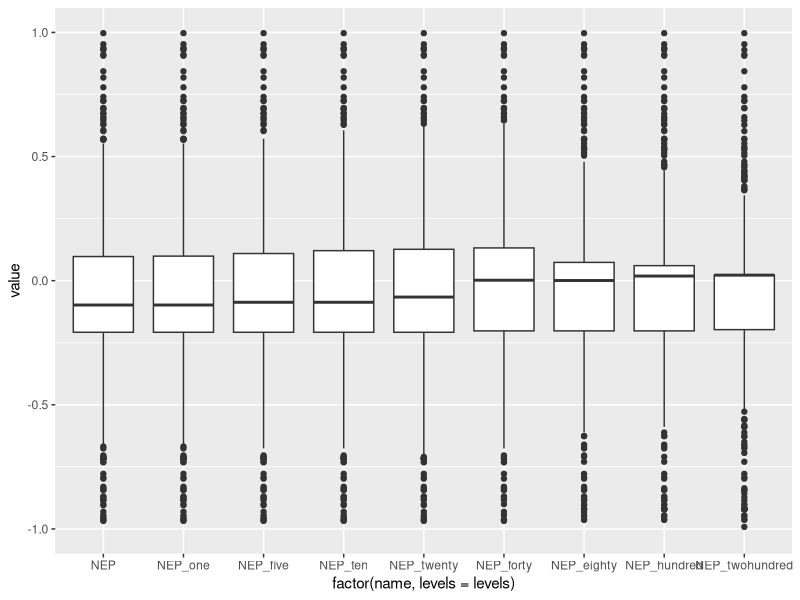

The R source for this figure:
## ---- chunk 1
knitr::opts_chunk$set(echo = TRUE)
## ---- chunk 2
library(tidyverse)
library(ggpubr)
metaboutput <- read.csv("../../Data/Model_Output/MetabOutput_QAQC_15_22.csv")
head(metaboutput)

metaboutput1 <- metaboutput %>% 
  select(solarDay, GPP_QAQC, R_QAQC, NEM_QAQC) %>% 
  mutate(solarDay = ymd(solarDay))

#read in seasons data frame 
seasons_ts_operational <- read.csv("../../Data/Generated_Data/Seasons_operational_Ice.csv")
seasons_ts_operational$Date <- as.Date(seasons_ts_operational$Date)

metab_seasons_operational <- left_join(seasons_ts_operational, metaboutput1, by = c("Date" = "solarDay")) %>% 
  rename(corrected_Year = cor_Year)


metab_seasons <- metab_seasons_operational %>% 
  select(Date, Season, corrected_Year, icevector, GPP_QAQC, R_QAQC, NEM_QAQC)

## ---- chunk 3

#### Get variables to replace NAs
#get seasonal mean NEP for each year 
seasons_NEPs <- metab_seasons %>%  
  filter(Season != "Winter") %>% 
  group_by(Season, corrected_Year) %>% 
  summarise(NEP_mean = mean(NEM_QAQC, na.rm = T)) 

seasons_NEPs

#Fall 2018
fall_2018 <- seasons_NEPs %>% 
  filter(corrected_Year == 2018, Season == "Fall") 
fall_2018NEP <- (fall_2018$NEP_mean)

#Fall 2019
fall_2019 <- seasons_NEPs %>% 
  filter(corrected_Year == 2019, Season == "Fall") 
fall_2019NEP <- (fall_2019$NEP_mean)

#Fall 2020
fall_2020 <- seasons_NEPs %>% 
  filter(corrected_Year == 2020, Season == "Fall") 
fall_2020NEP <- (fall_2020$NEP_mean)

#Fall 2021
fall_2021 <- seasons_NEPs %>% 
  filter(corrected_Year == 2021, Season == "Fall") 
fall_2021NEP <- (fall_2021$NEP_mean)


#spring 2019
spring_2019 <- seasons_NEPs %>% 
  filter(corrected_Year == 2019, Season == "Spring") 
spring_2019NEP <- (spring_2019$NEP_mean)

#spring 2021
spring_2021 <- seasons_NEPs %>% 
  filter(corrected_Year == 2021, Season == "Spring") 
spring_2021NEP <- (spring_2021$NEP_mean)

#summer 2018
summer_2018 <- seasons_NEPs %>% 
  filter(corrected_Year == 2018, Season == "Summer") 
summer_2018NEP <- (summer_2018$NEP_mean)

#summer 2019
summer_2019 <- seasons_NEPs %>% 
  filter(corrected_Year == 2019, Season == "Summer") 
summer_2019NEP <- (summer_2019$NEP_mean)

#summer 2020
summer_2020 <- seasons_NEPs %>% 
  filter(corrected_Year == 2020, Season == "Summer") 
summer_2020NEP <- (summer_2020$NEP_mean)

#summer 2021
summer_2021 <- seasons_NEPs %>% 
  filter(corrected_Year == 2021, Season == "Summer") 
summer_2021NEP <- (summer_2021$NEP_mean)


#### get ice covered vs ice free mean NEP for each winter 
winterNEPs <- metab_seasons %>% 
  filter(corrected_Year %in% c(2019,2021)) %>% 
  filter(Season == "Winter") %>% 
  mutate(icevector = ifelse(icevector == 1, "ON", "OFF")) %>% 
  group_by(corrected_Year, Season, icevector) %>% 
  summarise(NEP_mean = mean(NEM_QAQC, na.rm = T))

winterNEPs

#under ice 2019
underice_2019 <- winterNEPs %>% 
  filter(corrected_Year == 2019, Season == "Winter", icevector == "ON") 
underice_2019NEP <- (underice_2019$NEP_mean)

#winter 2019 no ice
icefree_2019 <- winterNEPs %>% 
  filter(corrected_Year == 2019, Season == "Winter", icevector == "OFF") 
icefree_2019NEP <- (icefree_2019$NEP_mean)

#under ice 2021
underice_2021 <- winterNEPs %>% 
  filter(corrected_Year == 2021, Season == "Winter", icevector == "ON") 
underice_2021NEP <- (underice_2021$NEP_mean)

#winter 2021 no ice
icefree_2021 <- winterNEPs %>% 
  filter(corrected_Year == 2021, Season == "Winter", icevector == "OFF") 
icefree_2021NEP <- (icefree_2021$NEP_mean)


### Set up data needed for simulation and fill NAs 

#Get fall and summer 2018 and 2020 for when ice expands past 40 additional days 
metab_summer18 <- metab_seasons %>%
  filter(corrected_Year == 2018,
         Season == "Summer") %>%
  mutate(NEP = NEM_QAQC) %>%
  mutate(NEP = ifelse(is.na(NEM_QAQC) & Season == "Summer", summer_2018NEP, NEM_QAQC)
                )

metab_fall18 <- metab_seasons %>%
  filter(corrected_Year == 2018,
         Season == "Fall") %>%
  mutate(NEP = NEM_QAQC) %>%
  mutate(NEP = ifelse(is.na(NEM_QAQC) & Season == "Fall", fall_2018NEP, NEM_QAQC)
                )

metab_summer20 <- metab_seasons %>%
  filter(corrected_Year == 2020,
         Season == "Summer") %>%
  mutate(NEP = NEM_QAQC) %>%
  mutate(NEP = ifelse(is.na(NEM_QAQC) & Season == "Summer", summer_2020NEP, NEM_QAQC)
                )

metab_fall20 <- metab_seasons %>%
  filter(corrected_Year == 2020,
         Season == "Fall") %>%
  mutate(NEP = NEM_QAQC) %>%
  mutate(NEP = ifelse(is.na(NEM_QAQC) & Season == "Fall", fall_2020NEP, NEM_QAQC)
                )

#set up 2019 
metab19 <- metab_seasons %>%
  filter(corrected_Year == 2019) %>%
  mutate(icevector = ifelse(icevector == 1, "ON", "OFF"),
           icevector = ifelse(Season == "Winter", icevector, NA)) %>%
  mutate(NEP = NEM_QAQC) %>%
  mutate(NEP = ifelse(is.na(NEM_QAQC) & Season == "Fall", fall_2019NEP, NEM_QAQC),
         NEP = ifelse(is.na(NEM_QAQC) & Season == "Spring", spring_2019NEP, NEP),
         NEP = ifelse(is.na(NEM_QAQC) & Season == "Summer", summer_2019NEP, NEP),
         NEP = ifelse(is.na(NEM_QAQC) & Season == "Winter" & icevector == "OFF", icefree_2019NEP, NEP),
         NEP = ifelse(is.na(NEM_QAQC) & Season == "Winter" & icevector == "ON", underice_2019NEP, NEP)
                )

#set up 2021
metab21 <- metab_seasons %>%
  filter(corrected_Year == 2021) %>%
  mutate(icevector = ifelse(icevector == 1, "ON", "OFF"),
           icevector = ifelse(Season == "Winter", icevector, NA)) %>%
  mutate(NEP = NEM_QAQC) %>%
  mutate(NEP = ifelse(is.na(NEM_QAQC) & Season == "Fall", fall_2021NEP, NEM_QAQC),
         NEP = ifelse(is.na(NEM_QAQC) & Season == "Spring", spring_2021NEP, NEP),
         NEP = ifelse(is.na(NEM_QAQC) & Season == "Summer", summer_2021NEP, NEP),
         NEP = ifelse(is.na(NEM_QAQC) & Season == "Winter" & icevector == "OFF", icefree_2021NEP, NEP),
         NEP = ifelse(is.na(NEM_QAQC) & Season == "Winter" & icevector == "ON", underice_2021NEP, NEP)
                )

#bind data together and format for simulation 
Dates_FIN <- rbind(metab_summer18, metab_fall18, metab19, metab_summer20, metab_fall20, metab21) %>%
  select(Date, corrected_Year, Season, icevector, NEP) 

## ---- chunk 4

### identify days that are ice free already in each year 
icefree2019 <- c(seq(ymd("2018-12-20"), ymd("2019-01-20"), by = "1 day"),
                 seq(ymd("2019-01-24"), ymd("2019-01-26"), by = "1 day"),
                 seq(ymd("2019-02-02"), ymd("2019-02-22"), by = "1 day"))

icefree2021 <- c(seq(ymd("2020-12-20"), ymd("2020-12-26"), by = "1 day"),
                 seq(ymd("2020-12-30"), ymd("2021-01-09"), by = "1 day"),
                 ymd("2021-02-09"), ymd("2021-02-10"))

####Set up vectors for different simulations adding ice cover back 
icefree2019_40days <- c(seq(ymd("2018-12-20"), ymd("2019-01-20"), by = "1 day"),
                 seq(ymd("2019-01-24"), ymd("2019-01-26"), by = "1 day"),
                 seq(ymd("2019-02-02"), ymd("2019-02-06"), by = "1 day"))

icefree2021_40days <- c(seq(ymd("2020-12-10"), ymd("2020-12-19"), by = "1 day"),
                           icefree2021,
                           seq(ymd("2021-02-23"), ymd("2021-03-04"), by = "1 day"))

icefree2019_80days <- c( seq(ymd("2018-12-08"), ymd("2018-12-19"), by = "1 day"),
                           icefree2019,
                           seq(ymd("2019-02-23"), ymd("2019-03-06"), by = "1 day"))

icefree2021_80days <- c( seq(ymd("2020-11-20"), ymd("2020-12-19"), by = "1 day"),
                           icefree2021,
                           seq(ymd("2021-02-23"), ymd("2021-03-24"), by = "1 day"))

icefree2019_100days <- c( seq(ymd("2018-11-28"), ymd("2018-12-19"), by = "1 day"),
                           icefree2019,
                           seq(ymd("2019-02-23"), ymd("2019-03-16"), by = "1 day"))

icefree2021_100days <- c( seq(ymd("2020-11-10"), ymd("2020-12-19"), by = "1 day"),
                           icefree2021,
                           seq(ymd("2021-02-23"), ymd("2021-04-03"), by = "1 day"))


icefree2019_200days <- c( seq(ymd("2018-10-09"), ymd("2018-12-19"), by = "1 day"),
                           icefree2019,
                           seq(ymd("2019-02-23"), ymd("2019-05-05"), by = "1 day"))

icefree2021_200days <- c( seq(ymd("2020-09-21"), ymd("2020-12-19"), by = "1 day"),
                           icefree2021,
                           seq(ymd("2021-02-23"), ymd("2021-05-23"), by = "1 day"))



#### Run simulations 
metab_simulations_TEST <- Dates_FIN %>% 
  mutate(
    #1 day sims
    NEP_1day = ifelse(Date == ymd("2018-12-20"), underice_2019NEP, NEP),
    NEP_1day = ifelse(Date == ymd("2020-12-20"), underice_2021NEP, NEP_1day),
    
    #5 day sims
    NEP_5day = ifelse(Date %in% seq(ymd("2018-12-20"), ymd("2018-12-24"), by = "1 day"), underice_2019NEP, NEP),
    NEP_5day = ifelse(Date %in% seq(ymd("2020-12-20"), ymd("2020-12-24"), by = "1 day"), underice_2021NEP, NEP_5day),
    
    #10 day sims
    NEP_10day = ifelse(Date %in% seq(ymd("2018-12-20"), ymd("2018-12-29"), by = "1 day"), underice_2019NEP, NEP),
    NEP_10day = ifelse(Date %in% seq(ymd("2020-12-31"), ymd("2021-01-09"), by = "1 day"), underice_2021NEP, NEP_10day),
    
    #20 day sims
    NEP_20day = ifelse(Date %in% seq(ymd("2018-12-20"), ymd("2019-01-08"), by = "1 day"), underice_2019NEP, NEP),
    NEP_20day = ifelse(Date %in% icefree2021, underice_2021NEP, NEP_20day),
    
    #40 day sims
    NEP_40day = ifelse(Date %in% icefree2019_40days, underice_2019NEP, NEP),
    NEP_40day = ifelse(Date %in% icefree2021_40days, underice_2021NEP, NEP_40day),

    #80 day sims
    NEP_80day = ifelse(Date %in% icefree2019_80days, underice_2019NEP, NEP),
    NEP_80day = ifelse(Date %in% icefree2021_80days, underice_2021NEP, NEP),
    
    #100 day sims
    NEP_100day = ifelse(Date %in% icefree2019_100days, underice_2019NEP, NEP),
    NEP_100day = ifelse(Date %in% icefree2021_100days, underice_2021NEP, NEP),
    
    #200 day sims
    NEP_200day = ifelse(Date %in% icefree2019_200days, underice_2019NEP, NEP),
    NEP_200day = ifelse(Date %in% icefree2021_200days, underice_2021NEP, NEP)

  )


#Get summary for NEP 0 - 20 days 
results0to20 <- metab_simulations_TEST %>% 
  select(Date, corrected_Year, Season, NEP, NEP_1day, NEP_5day, NEP_10day, NEP_20day) %>% 
  filter(corrected_Year %in% c(2019,2021)) %>% 
  group_by(corrected_Year) %>% 
  summarise(NEP = mean(NEP),
            NEP_1day = mean(NEP_1day),
            NEP_5day = mean(NEP_5day),
            NEP_10day = mean(NEP_10day),
            NEP_20day = mean(NEP_20day) )

results2019_40 <- metab_simulations_TEST %>% 
  select(Date, corrected_Year, Season, NEP_40day) %>% 
  filter(corrected_Year == 2019) %>%  
  group_by(corrected_Year) %>% 
  summarise(NEP_40day = mean(NEP_40day))


results2021_40 <- metab_simulations_TEST %>% 
  select(Date, corrected_Year, Season, NEP_40day) %>% 
  filter(Date %in% seq(ymd("2020-12-10"), ymd("2021-12-09"), by = "1 day")) %>%  
  summarise(NEP_40day = mean(NEP_40day)) %>% 
  mutate(corrected_Year = 2021)

results_40day <- rbind(results2019_40, results2021_40)

results2019_80 <- metab_simulations_TEST %>% 
  select(Date, corrected_Year, Season, NEP_80day) %>% 
  filter(Date %in% seq(ymd("2018-12-08"), ymd("2019-12-07"), by = "1 day")) %>%  
  summarise(NEP_80day = mean(NEP_80day)) %>% 
  mutate(corrected_Year = 2019)

results2021_80 <- metab_simulations_TEST %>% 
  select(Date, corrected_Year, Season, NEP_80day) %>% 
  filter(Date %in% seq(ymd("2020-11-20"), ymd("2021-11-19"), by = "1 day")) %>%  
  summarise(NEP_80day = mean(NEP_80day)) %>% 
  mutate(corrected_Year = 2021)

results_80day <- rbind(results2019_80, results2021_80)


results2019_100 <- metab_simulations_TEST %>% 
  select(Date, corrected_Year, Season, NEP_100day) %>% 
  filter(Date %in% seq(ymd("2018-11-28"), ymd("2019-11-27"), by = "1 day")) %>%  
  summarise(NEP_100day = mean(NEP_100day)) %>% 
  mutate(corrected_Year = 2019)

results2021_100 <- metab_simulations_TEST %>% 
  select(Date, corrected_Year, Season, NEP_100day) %>% 
  filter(Date %in% seq(ymd("2020-11-10"), ymd("2021-11-09"), by = "1 day")) %>%  
  summarise(NEP_100day = mean(NEP_100day)) %>% 
  mutate(corrected_Year = 2021)

results_100day <- rbind(results2019_100, results2021_100)


results2019_200 <- metab_simulations_TEST %>% 
  select(Date, corrected_Year, Season, NEP_200day) %>% 
  filter(Date %in% seq(ymd("2018-10-09"), ymd("2019-10-08"), by = "1 day")) %>%  
  summarise(NEP_200day = mean(NEP_200day)) %>% 
  mutate(corrected_Year = 2019)

results2021_200 <- metab_simulations_TEST %>% 
  select(Date, corrected_Year, Season, NEP_200day) %>% 
  filter(Date %in% seq(ymd("2020-09-21"), ymd("2021-09-20"), by = "1 day")) %>%  
  summarise(NEP_200day = mean(NEP_200day)) %>% 
  mutate(corrected_Year = 2021)

results_200day <- rbind(results2019_200, results2021_200)


results1 <- left_join(results0to20, results_40day, by = "corrected_Year")
results2 <- left_join(results1, results_80day, by = "corrected_Year") 
results3 <- left_join(results2, results_100day, by = "corrected_Year") 
results4 <- left_join(results3, results_200day, by = "corrected_Year") %>%  mutate_if(is.numeric, round, digits=2)


results4


#### stats

###set up data frame 

#0 to 20 days
results0to20_K <- metab_simulations_TEST %>% 
  select(Date, corrected_Year, Season, NEP, NEP_1day, NEP_5day, NEP_10day, NEP_20day) %>% 
  filter(corrected_Year %in% c(2019,2021)) 

results0to20_K <- results0to20_K[-c(366),]

#40 days
results2019_40_K <- metab_simulations_TEST %>% 
  select(Date, corrected_Year, Season, NEP_40day) %>% 
  filter(corrected_Year == 2019) 

results2021_40_K <- metab_simulations_TEST %>% 
  select(Date, corrected_Year, Season, NEP_40day) %>% 
  filter(Date %in% seq(ymd("2020-12-10"), ymd("2021-12-09"), by = "1 day")) 

results_40_K <- rbind(results2019_40_K, results2021_40_K)


results2019_80_K <- metab_simulations_TEST %>% 
  select(Date, corrected_Year, Season, NEP_80day) %>% 
  filter(Date %in% seq(ymd("2018-12-08"), ymd("2019-12-07"), by = "1 day"))

results2021_80_K <- metab_simulations_TEST %>% 
  select(Date, corrected_Year, Season, NEP_80day) %>% 
  filter(Date %in% seq(ymd("2020-11-20"), ymd("2021-11-19"), by = "1 day"))

results_80_K <- rbind(results2019_80_K, results2021_80_K)


results2019_100_K <- metab_simulations_TEST %>% 
  select(Date, corrected_Year, Season, NEP_100day) %>% 
  filter(Date %in% seq(ymd("2018-11-28"), ymd("2019-11-27"), by = "1 day")) 

results2021_100_K <- metab_simulations_TEST %>% 
  select(Date, corrected_Year, Season, NEP_100day) %>% 
  filter(Date %in% seq(ymd("2020-11-10"), ymd("2021-11-09"), by = "1 day")) 

results_100_K <- rbind(results2019_100_K, results2021_100_K)


results2019_200_K <- metab_simulations_TEST %>% 
  select(Date, corrected_Year, Season, NEP_200day) %>% 
  filter(Date %in% seq(ymd("2018-10-09"), ymd("2019-10-08"), by = "1 day")) 

results2021_200_K <- metab_simulations_TEST %>% 
  select(Date, corrected_Year, Season, NEP_200day) %>% 
  filter(Date %in% seq(ymd("2020-09-21"), ymd("2021-09-20"), by = "1 day")) 

results_200_K <- rbind(results2019_200_K, results2021_200_K)


# run kruskal wallis test
k201921 <- data.frame(NEP = results0to20_K$NEP, NEP_one = results0to20_K$NEP_1day, NEP_five = results0to20_K$NEP_5day, NEP_ten = results0to20_K$NEP_10day, NEP_twenty = results0to20_K$NEP_20day, NEP_forty = results_40_K$NEP_40day, NEP_eighty = results_80_K$NEP_80day, NEP_hundred = results_100_K$NEP_100day,
                      NEP_twohundred = results_200_K$NEP_200day)
k201921 <- k201921 %>% 
  mutate(num = row_number())

k201921long <- k201921 %>%  pivot_longer(-10)
kruskal <- kruskal.test(value ~ name, data = k201921long)
kruskal

levels <- c("NEP", "NEP_one", "NEP_five", "NEP_ten", "NEP_twenty", "NEP_forty", "NEP_eighty", "NEP_hundred", "NEP_twohundred")

k201921long %>% 
  ggplot(aes(x = factor(name, levels = levels), y = value))+
  geom_boxplot()+
  ylim(-1,1)


#run dunn post hoc test
# dunn <- FSA::dunnTest(value ~ name, data = k201921long)
# dunn_letters <- dunn$res
# dunn_letters_list <- rcompanion::cldList(comparison = dunn_letters$Comparison, p.value = dunn_letters$P.adj, threshold = 0.05)
# dunn_letters_list



